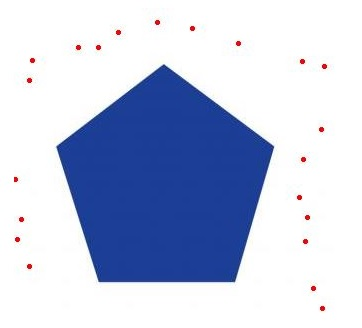
#> input picture img/points.jpg, 362 x 328 px
$ python hough_lines.py   (older library calls are emulated)
#> lines starting #> are read from the running program, lines starting #| are printed output that depends on the picture; after the words box and inside, x2 and y2 are one past the last pixel; in counts of white or black regions, pixels touching at a corner belong together
import cv2
import numpy as np

def connect():

    img = cv2.imread('./img/points.jpg', cv2.IMREAD_COLOR)
#> img is the input picture: shape (328, 362, 3); mean B, G, R 224.2, 199.9, 191

    gray = cv2.cvtColor(img, cv2.COLOR_BGR2GRAY)
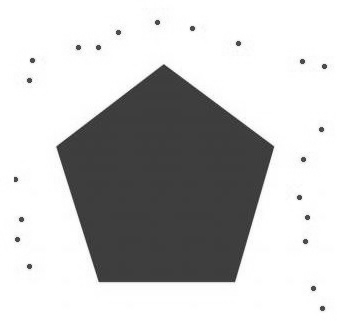
#> gray: shape (328, 362); min 30, max 255, mean 200

    ret, threshold = cv2.threshold(gray,150,255,cv2.THRESH_BINARY)
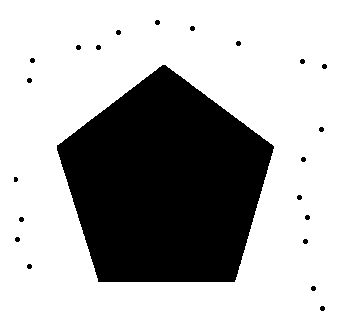
#> threshold: shape (328, 362); 71.8% white; 22 black regions (1 under 20 px), largest, box (x1, y1, x2, y2) and area: (57, 65, 274, 282) 32992, (155, 20, 160, 25) 21, (190, 26, 195, 31) 21
    cv2.bitwise_not(threshold, threshold)
#> threshold: shape (328, 362); 28.2% white; 22 white regions (1 under 20 px)

    #im, contours, hierarchy = cv2.findContours(threshold,cv2.RETR_TREE,cv2.CHAIN_APPROX_NONE)
    contours, hierarchy  = cv2.findContours(threshold,cv2.RETR_TREE,cv2.CHAIN_APPROX_NONE)
#> contours = 22 contours, 21 with area under 20; largest, box (x1, y1, x2, y2) and area: (57, 65, 274, 282) 32680
    listx = []
    listy=[]

    for i in range(0, len(contours)):
        c = contours[i]
        size = cv2.contourArea(c)
        if size < 1000:
            M = cv2.moments(c)
            cX = int(M["m10"] / M["m00"])
            cY = int(M["m01"] / M["m00"])
            listx.append(cX)
            listy.append(cY)
#> this loop made 22 passes
#> (size, cX, cY) on passes 1 to 12: (14, 322, 308), (14, 313, 288), (14, 29, 266), (14, 305, 241), (14, 17, 239), (14, 21, 219), (14, 307, 217), (14, 299, 197), (11, 15, 179), (14, 303, 159), (14, 321, 129), (14, 29, 80)
#> size on pass 13: 32679.5
#> after the loop, listx = [322, 313, 29, 305, 17, 21, 307, 299, 15, 303, 321, 29, 324, 302, 32, 98, 78, 238, 118, 192, 157]; listy = [308, 288, 266, 241, 239, 219, 217, 197, 179, 159, 129, 80, 66, 61, 60, 47, 47, 43, 32, 28, 22]

    listxy = list(zip(listx,listy))
#> listxy = [(322, 308), (313, 288), (29, 266), (305, 241), (17, 239), (21, 219), (307, 217), (299, 197), (15, 179), (303, 159), (321, 129), (29, 80), (324, 66), (302, 61), (32, 60), (98, 47), (78, 47), (238, 43), (118, 32), (192, 28), (157, 22)]
    listxy = np.array(listxy)
#> listxy = 21 rows, first 8: [322, 308], [313, 288], [29, 266], [305, 241], [17, 239], [21, 219], [307, 217], [299, 197]

    for i in range(0, len(listxy)):
            x1 = listxy[i,0]
            y1 = listxy[i,1]
            distance = 0
            secondx = []
            secondy = []
            dist_listappend = []
            sort = []
            for j in range(0, len(listxy)):
                if i == j:
                    pass
                else:
                    x2 = listxy[j,0]
                    y2 = listxy[j,1]
                    distance = np.sqrt((x1-x2)**2 + (y1-y2)**2)
                    secondx.append(x2)
                    secondy.append(y2)
                    dist_listappend.append(distance)
            secondxy = list(zip(dist_listappend,secondx,secondy))
            sort = sorted(secondxy, key=lambda second: second[0])
            sort = np.array(sort)
            cv2.line(img, (x1,y1), (int(sort[0,1]), int(sort[0,2])), (0,0,255), 2)
#> this loop made 21 passes
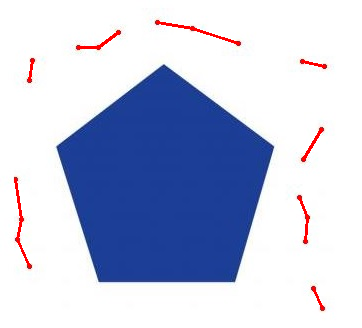
#> img: shape (328, 362, 3); 0.93% of pixels changed, all inside (x1, y1, x2, y2) = (14, 21, 326, 310)

    cv2.imshow('img', img)
        #cv2.imwrite('connected.png', img)

# [66 lines left out: functions process_canny, draw_image, not called in this run]

if __name__ == "__main__":

    # [5 lines of commented-out code are left out]

    connect()


    cv2.waitKey(0)
